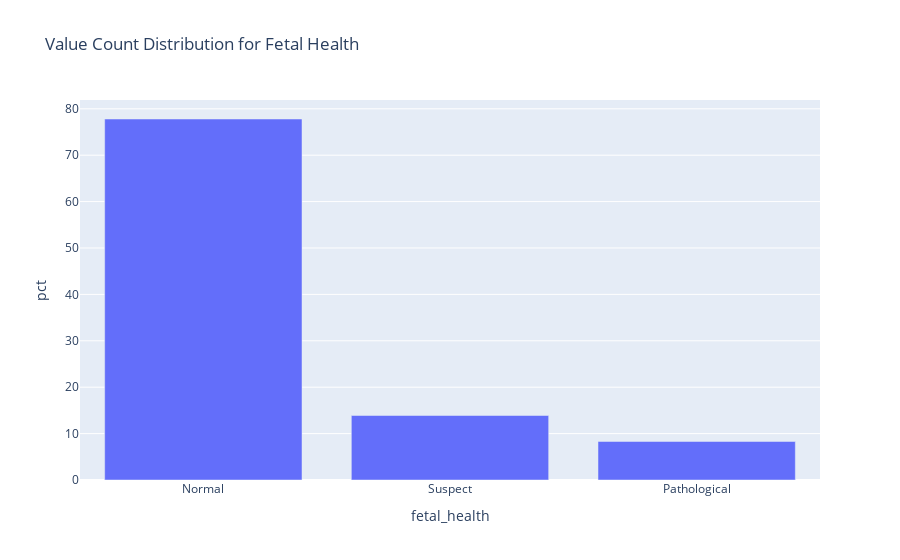

Source (notebook cell):
### Markdown cell above
Looking at the distribution of value counts for the `fetal_health`, we have relatively few pathological readings

### Code cell
def get_pct_from_value_counts(df, value_col):
    df = df[value_col].value_counts().reset_index()
    df.columns = [value_col, 'Count']
    df['pct'] = round(df['Count'] / df['Count'].sum() * 100, 1)
    return df

fetal_health_val_counts_df = get_pct_from_value_counts(df, 'fetal_health')
fetal_health_val_counts_df['fetal_health'] = fetal_health_val_counts_df['fetal_health'].map({1:'Normal', 2:'Suspect',3:'Pathological'})
print(f"Value counts for fetal_health (1=normal; 2=suspect; 3=pathological): \n{fetal_health_val_counts_df}")

px.bar(
    fetal_health_val_counts_df,
    x='fetal_health',
    y='pct',
    title='Value Count Distribution for Fetal Health'
)

### Figure 1 — Plotly figure (JSON) as saved in the notebook; plotly's stock layout.template omitted (floating-point values rounded to 4 significant figures)
{"data": [{"alignmentgroup": "True", "hovertemplate": "fetal_health=%{x}<br>pct=%{y}<extra></extra>", "legendgroup": "", "marker": {"color": "#636efa", "pattern": {"shape": ""}}, "name": "", "offsetgroup": "", "orientation": "v", "showlegend": false, "textposition": "auto", "type": "bar", "x": ["Normal", "Suspect", "Pathological"], "xaxis": "x", "y": [77.8, 13.9, 8.3], "yaxis": "y"}], "layout": {"barmode": "relative", "legend": {"tracegroupgap": 0}, "title": {"text": "Value Count Distribution for Fetal Health"}, "xaxis": {"anchor": "y", "domain": [0, 1], "title": {"text": "fetal_health"}}, "yaxis": {"anchor": "x", "domain": [0, 1], "title": {"text": "pct"}}}}
